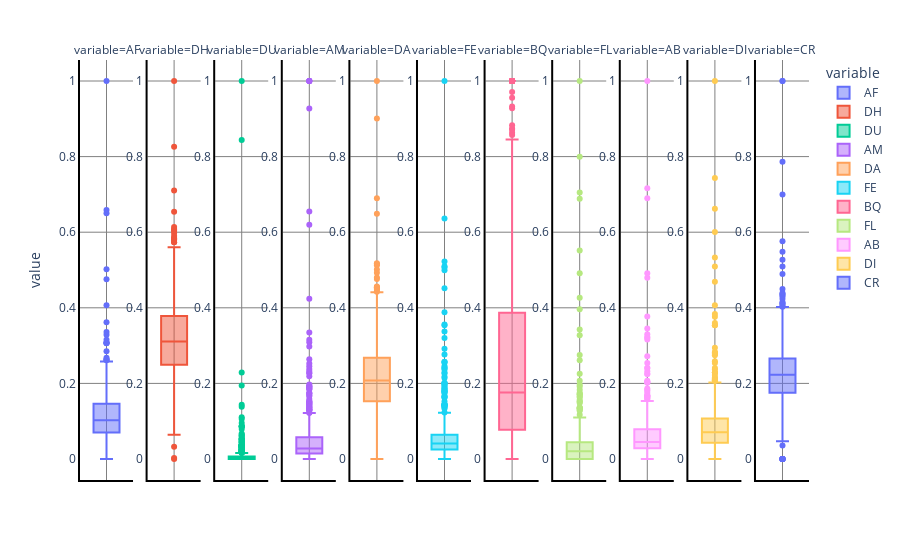

The code cell stored with this chart in its notebook:
### Code cell
df_corr_box = df_corr.drop(columns=['Class'])
fig = px.box(df_corr_box.melt(), y="value", facet_col="variable", boxmode="overlay", color="variable")
fig.update_yaxes(matches=None)

for i in range(len(fig["data"])):
    yaxis_name = 'yaxis' if i == 0 else f'yaxis{i + 1}'
    fig.layout[yaxis_name].showticklabels = True

fig.update_layout(legend = dict(bgcolor = 'white'))
fig.update_layout(plot_bgcolor='white')

fig.update_xaxes(showline=True, linewidth=2, linecolor='black')#, mirror=True)
fig.update_yaxes(showline=True, linewidth=2, linecolor='black')#, mirror=True)

fig.update_xaxes(showgrid=True, gridwidth=1, gridcolor='gray')
fig.update_yaxes(showgrid=True, gridwidth=1, gridcolor='gray')

fig.show()

### Figure 1 — Plotly figure (JSON) as saved in the notebook; plotly's stock layout.template omitted (floating-point values rounded to 4 significant figures; data arrays with more than 128 entries replaced by an {"elided": "..."} marker saying what was removed)
{"data": [{"alignmentgroup": "True", "hovertemplate": "variable=AF<br>value=%{y}<extra></extra>", "legendgroup": "AF", "marker": {"color": "#636efa"}, "name": "AF", "notched": false, "offsetgroup": "AF", "orientation": "v", "showlegend": true, "type": "box", "x0": " ", "xaxis": "x", "y": {"elided": "617 float values"}, "y0": " ", "yaxis": "y"}, {"alignmentgroup": "True", "hovertemplate": "variable=DH<br>value=%{y}<extra></extra>", "legendgroup": "DH", "marker": {"color": "#EF553B"}, "name": "DH", "notched": false, "offsetgroup": "DH", "orientation": "v", "showlegend": true, "type": "box", "x0": " ", "xaxis": "x2", "y": {"elided": "617 float values"}, "y0": " ", "yaxis": "y2"}, {"alignmentgroup": "True", "hovertemplate": "variable=DU<br>value=%{y}<extra></extra>", "legendgroup": "DU", "marker": {"color": "#00cc96"}, "name": "DU", "notched": false, "offsetgroup": "DU", "orientation": "v", "showlegend": true, "type": "box", "x0": " ", "xaxis": "x3", "y": {"elided": "617 float values"}, "y0": " ", "yaxis": "y3"}, {"alignmentgroup": "True", "hovertemplate": "variable=AM<br>value=%{y}<extra></extra>", "legendgroup": "AM", "marker": {"color": "#ab63fa"}, "name": "AM", "notched": false, "offsetgroup": "AM", "orientation": "v", "showlegend": true, "type": "box", "x0": " ", "xaxis": "x4", "y": {"elided": "617 float values"}, "y0": " ", "yaxis": "y4"}, {"alignmentgroup": "True", "hovertemplate": "variable=DA<br>value=%{y}<extra></extra>", "legendgroup": "DA", "marker": {"color": "#FFA15A"}, "name": "DA", "notched": false, "offsetgroup": "DA", "orientation": "v", "showlegend": true, "type": "box", "x0": " ", "xaxis": "x5", "y": {"elided": "617 float values"}, "y0": " ", "yaxis": "y5"}, {"alignmentgroup": "True", "hovertemplate": "variable=FE<br>value=%{y}<extra></extra>", "legendgroup": "FE", "marker": {"color": "#19d3f3"}, "name": "FE", "notched": false, "offsetgroup": "FE", "orientation": "v", "showlegend": true, "type": "box", "x0": " ", "xaxis": "x6", "y": {"elided": "617 float values"}, "y0": " ", "yaxis": "y6"}, {"alignmentgroup": "True", "hovertemplate": "variable=BQ<br>value=%{y}<extra></extra>", "legendgroup": "BQ", "marker": {"color": "#FF6692"}, "name": "BQ", "notched": false, "offsetgroup": "BQ", "orientation": "v", "showlegend": true, "type": "box", "x0": " ", "xaxis": "x7", "y": {"elided": "617 float values"}, "y0": " ", "yaxis": "y7"}, {"alignmentgroup": "True", "hovertemplate": "variable=FL<br>value=%{y}<extra></extra>", "legendgroup": "FL", "marker": {"color": "#B6E880"}, "name": "FL", "notched": false, "offsetgroup": "FL", "orientation": "v", "showlegend": true, "type": "box", "x0": " ", "xaxis": "x8", "y": {"elided": "617 float values"}, "y0": " ", "yaxis": "y8"}, {"alignmentgroup": "True", "hovertemplate": "variable=AB<br>value=%{y}<extra></extra>", "legendgroup": "AB", "marker": {"color": "#FF97FF"}, "name": "AB", "notched": false, "offsetgroup": "AB", "orientation": "v", "showlegend": true, "type": "box", "x0": " ", "xaxis": "x9", "y": {"elided": "617 float values"}, "y0": " ", "yaxis": "y9"}, {"alignmentgroup": "True", "hovertemplate": "variable=DI<br>value=%{y}<extra></extra>", "legendgroup": "DI", "marker": {"color": "#FECB52"}, "name": "DI", "notched": false, "offsetgroup": "DI", "orientation": "v", "showlegend": true, "type": "box", "x0": " ", "xaxis": "x10", "y": {"elided": "617 float values"}, "y0": " ", "yaxis": "y10"}, {"alignmentgroup": "True", "hovertemplate": "variable=CR<br>value=%{y}<extra></extra>", "legendgroup": "CR", "marker": {"color": "#636efa"}, "name": "CR", "notched": false, "offsetgroup": "CR", "orientation": "v", "showlegend": true, "type": "box", "x0": " ", "xaxis": "x11", "y": {"elided": "617 float values"}, "y0": " ", "yaxis": "y11"}], "layout": {"annotations": [{"font": {}, "showarrow": false, "text": "variable=AF", "x": 0.03636, "xanchor": "center", "xref": "paper", "y": 1, "yanchor": "bottom", "yref": "paper"}, {"font": {}, "showarrow": false, "text": "variable=DH", "x": 0.1291, "xanchor": "center", "xref": "paper", "y": 1, "yanchor": "bottom", "yref": "paper"}, {"font": {}, "showarrow": false, "text": "variable=DU", "x": 0.2218, "xanchor": "center", "xref": "paper", "y": 1, "yanchor": "bottom", "yref": "paper"}, {"font": {}, "showarrow": false, "text": "variable=AM", "x": 0.3145, "xanchor": "center", "xref": "paper", "y": 1, "yanchor": "bottom", "yref": "paper"}, {"font": {}, "showarrow": false, "text": "variable=DA", "x": 0.4073, "xanchor": "center", "xref": "paper", "y": 1, "yanchor": "bottom", "yref": "paper"}, {"font": {}, "showarrow": false, "text": "variable=FE", "x": 0.5, "xanchor": "center", "xref": "paper", "y": 1, "yanchor": "bottom", "yref": "paper"}, {"font": {}, "showarrow": false, "text": "variable=BQ", "x": 0.5927, "xanchor": "center", "xref": "paper", "y": 1, "yanchor": "bottom", "yref": "paper"}, {"font": {}, "showarrow": false, "text": "variable=FL", "x": 0.6855, "xanchor": "center", "xref": "paper", "y": 1, "yanchor": "bottom", "yref": "paper"}, {"font": {}, "showarrow": false, "text": "variable=AB", "x": 0.7782, "xanchor": "center", "xref": "paper", "y": 1, "yanchor": "bottom", "yref": "paper"}, {"font": {}, "showarrow": false, "text": "variable=DI", "x": 0.8709, "xanchor": "center", "xref": "paper", "y": 1, "yanchor": "bottom", "yref": "paper"}, {"font": {}, "showarrow": false, "text": "variable=CR", "x": 0.9636, "xanchor": "center", "xref": "paper", "y": 1, "yanchor": "bottom", "yref": "paper"}], "boxmode": "overlay", "legend": {"bgcolor": "white", "title": {"text": "variable"}, "tracegroupgap": 0}, "margin": {"t": 60}, "plot_bgcolor": "white", "xaxis": {"anchor": "y", "domain": [0, 0.07273], "gridcolor": "gray", "gridwidth": 1, "linecolor": "black", "linewidth": 2, "showgrid": true, "showline": true}, "xaxis10": {"anchor": "y10", "domain": [0.8345, 0.9073], "gridcolor": "gray", "gridwidth": 1, "linecolor": "black", "linewidth": 2, "matches": "x", "showgrid": true, "showline": true}, "xaxis11": {"anchor": "y11", "domain": [0.9273, 1], "gridcolor": "gray", "gridwidth": 1, "linecolor": "black", "linewidth": 2, "matches": "x", "showgrid": true, "showline": true}, "xaxis2": {"anchor": "y2", "domain": [0.09273, 0.1655], "gridcolor": "gray", "gridwidth": 1, "linecolor": "black", "linewidth": 2, "matches": "x", "showgrid": true, "showline": true}, "xaxis3": {"anchor": "y3", "domain": [0.1855, 0.2582], "gridcolor": "gray", "gridwidth": 1, "linecolor": "black", "linewidth": 2, "matches": "x", "showgrid": true, "showline": true}, "xaxis4": {"anchor": "y4", "domain": [0.2782, 0.3509], "gridcolor": "gray", "gridwidth": 1, "linecolor": "black", "linewidth": 2, "matches": "x", "showgrid": true, "showline": true}, "xaxis5": {"anchor": "y5", "domain": [0.3709, 0.4436], "gridcolor": "gray", "gridwidth": 1, "linecolor": "black", "linewidth": 2, "matches": "x", "showgrid": true, "showline": true}, "xaxis6": {"anchor": "y6", "domain": [0.4636, 0.5364], "gridcolor": "gray", "gridwidth": 1, "linecolor": "black", "linewidth": 2, "matches": "x", "showgrid": true, "showline": true}, "xaxis7": {"anchor": "y7", "domain": [0.5564, 0.6291], "gridcolor": "gray", "gridwidth": 1, "linecolor": "black", "linewidth": 2, "matches": "x", "showgrid": true, "showline": true}, "xaxis8": {"anchor": "y8", "domain": [0.6491, 0.7218], "gridcolor": "gray", "gridwidth": 1, "linecolor": "black", "linewidth": 2, "matches": "x", "showgrid": true, "showline": true}, "xaxis9": {"anchor": "y9", "domain": [0.7418, 0.8145], "gridcolor": "gray", "gridwidth": 1, "linecolor": "black", "linewidth": 2, "matches": "x", "showgrid": true, "showline": true}, "yaxis": {"anchor": "x", "domain": [0, 1], "gridcolor": "gray", "gridwidth": 1, "linecolor": "black", "linewidth": 2, "showgrid": true, "showline": true, "showticklabels": true, "title": {"text": "value"}}, "yaxis10": {"anchor": "x10", "domain": [0, 1], "gridcolor": "gray", "gridwidth": 1, "linecolor": "black", "linewidth": 2, "showgrid": true, "showline": true, "showticklabels": true}, "yaxis11": {"anchor": "x11", "domain": [0, 1], "gridcolor": "gray", "gridwidth": 1, "linecolor": "black", "linewidth": 2, "showgrid": true, "showline": true, "showticklabels": true}, "yaxis2": {"anchor": "x2", "domain": [0, 1], "gridcolor": "gray", "gridwidth": 1, "linecolor": "black", "linewidth": 2, "showgrid": true, "showline": true, "showticklabels": true}, "yaxis3": {"anchor": "x3", "domain": [0, 1], "gridcolor": "gray", "gridwidth": 1, "linecolor": "black", "linewidth": 2, "showgrid": true, "showline": true, "showticklabels": true}, "yaxis4": {"anchor": "x4", "domain": [0, 1], "gridcolor": "gray", "gridwidth": 1, "linecolor": "black", "linewidth": 2, "showgrid": true, "showline": true, "showticklabels": true}, "yaxis5": {"anchor": "x5", "domain": [0, 1], "gridcolor": "gray", "gridwidth": 1, "linecolor": "black", "linewidth": 2, "showgrid": true, "showline": true, "showticklabels": true}, "yaxis6": {"anchor": "x6", "domain": [0, 1], "gridcolor": "gray", "gridwidth": 1, "linecolor": "black", "linewidth": 2, "showgrid": true, "showline": true, "showticklabels": true}, "yaxis7": {"anchor": "x7", "domain": [0, 1], "gridcolor": "gray", "gridwidth": 1, "linecolor": "black", "linewidth": 2, "showgrid": true, "showline": true, "showticklabels": true}, "yaxis8": {"anchor": "x8", "domain": [0, 1], "gridcolor": "gray", "gridwidth": 1, "linecolor": "black", "linewidth": 2, "showgrid": true, "showline": true, "showticklabels": true}, "yaxis9": {"anchor": "x9", "domain": [0, 1], "gridcolor": "gray", "gridwidth": 1, "linecolor": "black", "linewidth": 2, "showgrid": true, "showline": true, "showticklabels": true}}}
